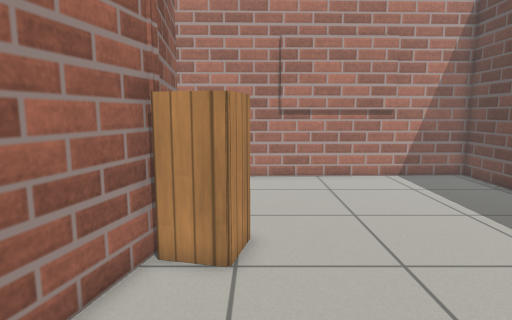
view 1 (above)

14 first-person views from a walk through a Gazebo world. The camera is 0.9 m above the floor, tilts 8° down and sees 75° across. The floor is counted in squares, 0.25 m on a side. Each view is taken from the middle of a square. On the plan, view 1 faces up. The plan holds only what a view shows up to about 20 squares ahead; the rest is blank. Simple patterns stand in for the simulator's built-in surfaces. Simple shapes stand in for some stock models.

view 2
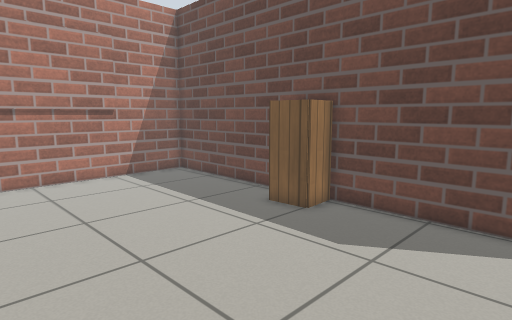

view 3
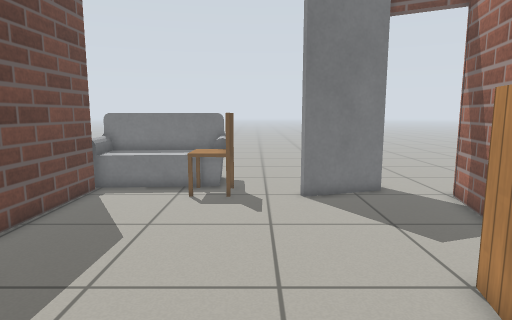

view 4
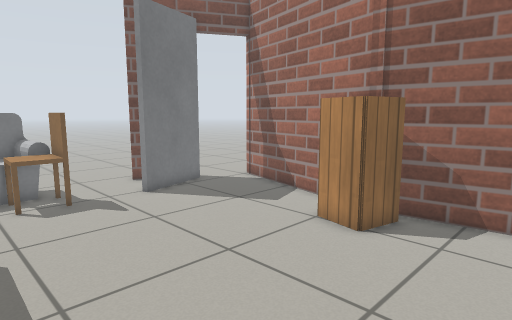

view 5
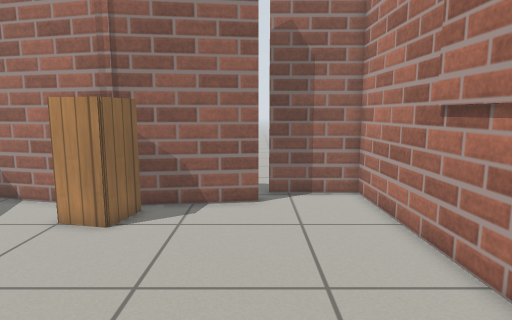

view 6
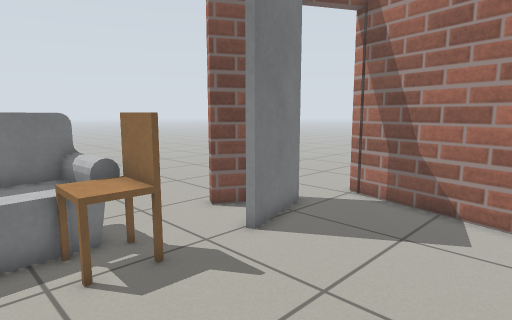

view 7
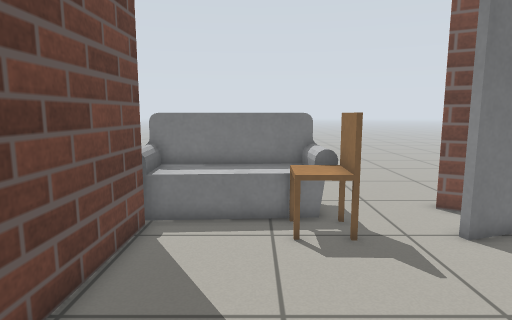

view 8
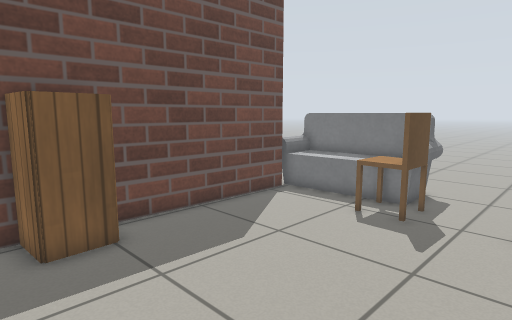

view 9
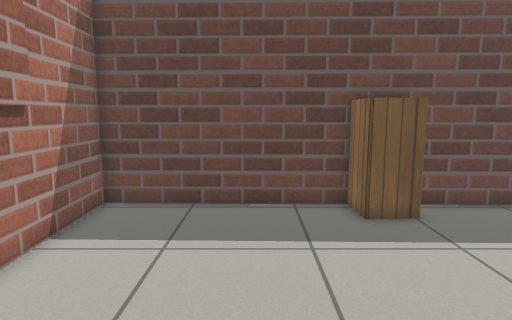

view 10
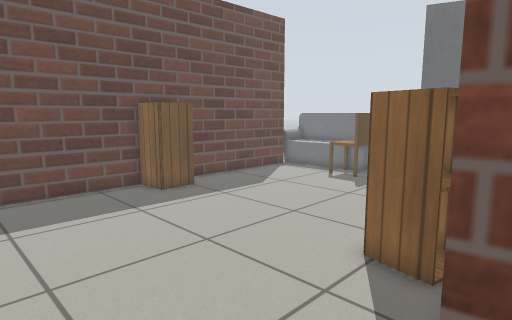

view 11
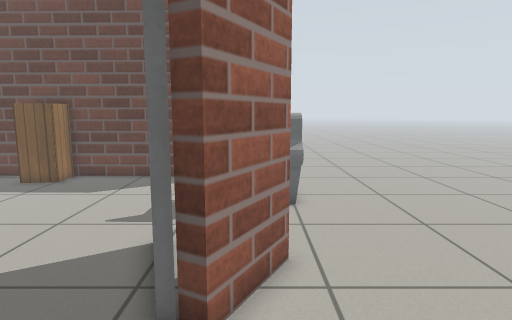

view 12
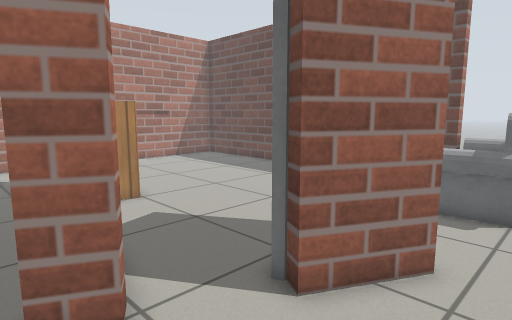

view 13
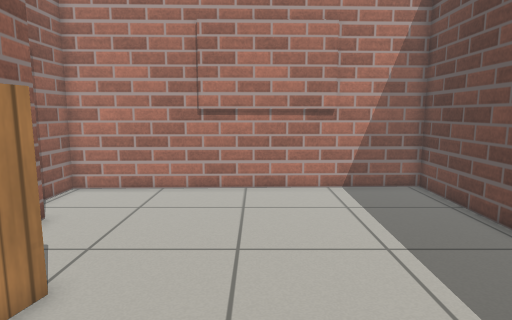

view 14
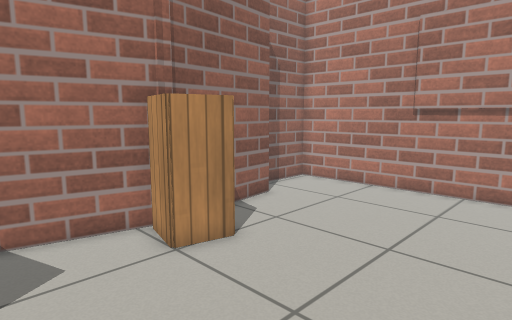

### Floor plan
Points are (right, up) in squares from view 1. A wall is a line through its corners. A room is listed if a view was taken in it or the views show most of it. See-through windows are left out.
Room 1 (views 1, 2, 3, 4, 5, 6, 7, 8, 9, 10, 13, 14)
walls: (-2.4, 8.9) (-4.6, -0.1) (-4.9, -0.7); (-3.7, 14) (-3.3, 14.1) (-2.5, 8.2); (-0.1, -2.6) (1.2, -3.3); (11.6, -1.4) (12, 19.1) (-4.7, 18.6) (-4.8, 14.6); (7.8, 18.8) (1.3, 18.6)
ways out: opening at (2, -5) to room 2; open door at (-3, -1.5) to room 2
objects: cabinet (-2, 8) to (0, 10); grey box (-1, -1) to (2, 0); sofa (5, -5) to (12, -2); chair (5, -2) to (7, 0); cabinet (10, 7) to (11, 9)
Room 2 (views 11, 12)
walls: (-4.9, -0.7) (-6.2, 0); (1.2, -3.3) (0.9, -3.8) (-2, -2.2)
ways out: opening at (2, -5) to room 1; open door at (-3, -1.5) to room 1

Where each view was taken, in squares from view 1:
view 1: 0 up, 0 right, facing up
view 2: 0 up, 0 right, facing up-right
view 3: 14 up, 4 right, facing down
view 4: 14 up, 9 right, facing down-left
view 5: 14 up, 10 right, facing left
view 6: 7 up, 9 right, facing down-left
view 7: 9 up, 8 right, facing down
view 8: 11 up, 1 right, facing down-right
view 9: 13 up, 1 left, facing right
view 10: 17 up, 4 left, facing down-right
view 11: 3 down, 7 left, facing right
view 12: 6 down, 7 left, facing up-right
view 13: 3 up, 4 right, facing up
view 14: 3 up, 7 right, facing up-left
